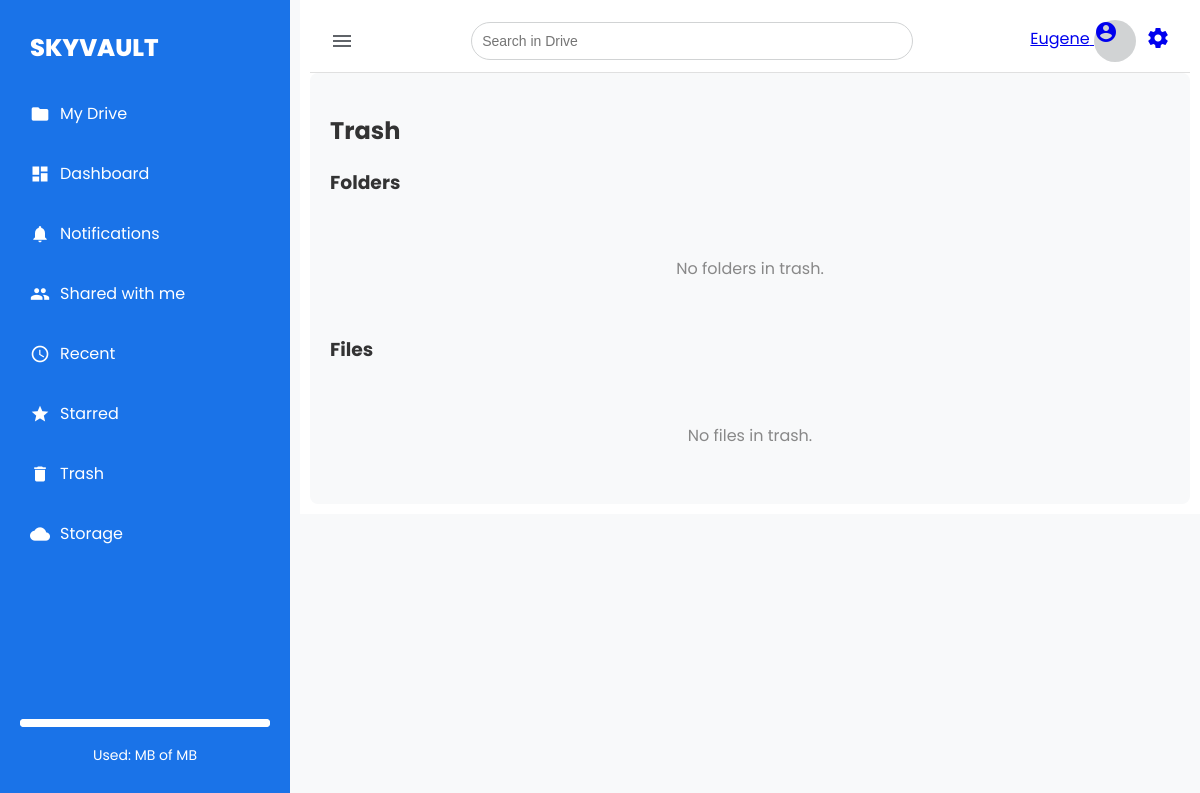
Page /vault/trash/ (signed in) on the earlier database version.
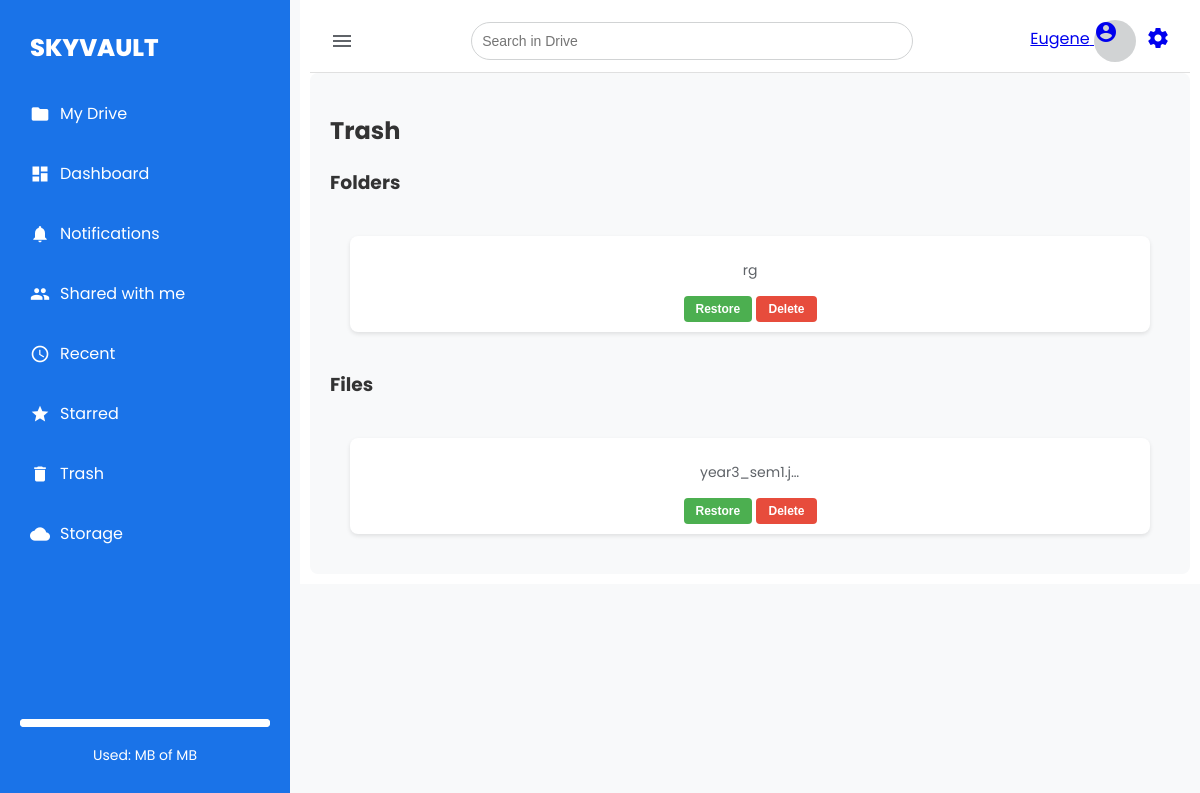
Same page on the later database version.
### vault/models.py (models this page shows, shortened)
class Folder(models.Model):
    user = models.ForeignKey(User, on_delete=models.CASCADE)
    name = models.CharField(max_length=255)
    trashed = models.BooleanField(default=False)
    parent_folder = models.ForeignKey('self', on_delete=models.CASCADE, blank=True, null=True, related_name='subfolders')
    created_at = models.DateTimeField(auto_now_add=True)

class File(models.Model):
    user = models.ForeignKey(User, on_delete=models.CASCADE)
    folder = models.ForeignKey(Folder, on_delete=models.CASCADE, blank=True, null=True, related_name='files')
    name = models.CharField(max_length=255)
    uploaded_file = models.FileField(upload_to='user_files/')
    size = models.PositiveIntegerField()  # Size in bytes
    trashed = models.BooleanField(default=False)
    shared_with = models.ManyToManyField(User, related_name='shared_files', blank=True)
    created_at = models.DateTimeField(auto_now_add=True)
    starred = models.BooleanField(default=False)

### vault/views.py (the view)
# urls.py: path("trash/", views.trash_view, name="trash_view"),
@login_required
def trash_view(request):
    trashed_folders = Folder.objects.filter(user=request.user, trashed=True)
    trashed_files = File.objects.filter(user=request.user, trashed=True)
    return render(request, 'vault/trash.html', {
        'trashed_folders': trashed_folders,
        'trashed_files': trashed_files,
    })

### templates/vault/trash.html (shortened to what this page needs)
{% extends 'base.html' %}
{% block content %}
  <h2>Trash</h2>
  <h3>Folders</h3>
  <div class="drive-container">
      {% if trashed_folders %}
          {% for folder in trashed_folders %}
              <div class="file-item" data-id="{{ folder.id }}" data-type="folder">
                  <p class="file-item-name">{{ folder.name }}</p>
                  <div class="actions">
                      <button class="restore-btn" onclick="handleRestore('{{ folder.id }}', 'folder')">Restore</button>
                      <button class="delete-btn" onclick="handlePermanentDelete('{{ folder.id }}', 'folder')">Delete</button>
                  </div>
              </div>
          {% endfor %}
      {% else %}
          <p class="trash-empty-message">No folders in trash.</p>
      {% endif %}
  </div>
  <h3>Files</h3>
  <div class="drive-container">
      {% if trashed_files %}
          {% for file in trashed_files %}
              <div class="file-item" data-id="{{ file.id }}" data-type="file">
                  <p class="file-item-name">{{ file.name }}</p>
                  <div class="actions">
                      <button class="restore-btn" onclick="handleRestore('{{ file.id }}', 'file')">Restore</button>
                      <button class="delete-btn" onclick="handlePermanentDelete('{{ file.id }}', 'file')">Delete</button>
                  </div>
              </div>
          {% endfor %}
      {% else %}
          <p class="trash-empty-message">No files in trash.</p>
      {% endif %}
  </div>
{% endblock %}

Differences in the rows shown:
added Folder: name "rg"
added File: name "year3_sem1.j…"
Other differences:
text no longer shown: "No folders in trash. No files in trash."
